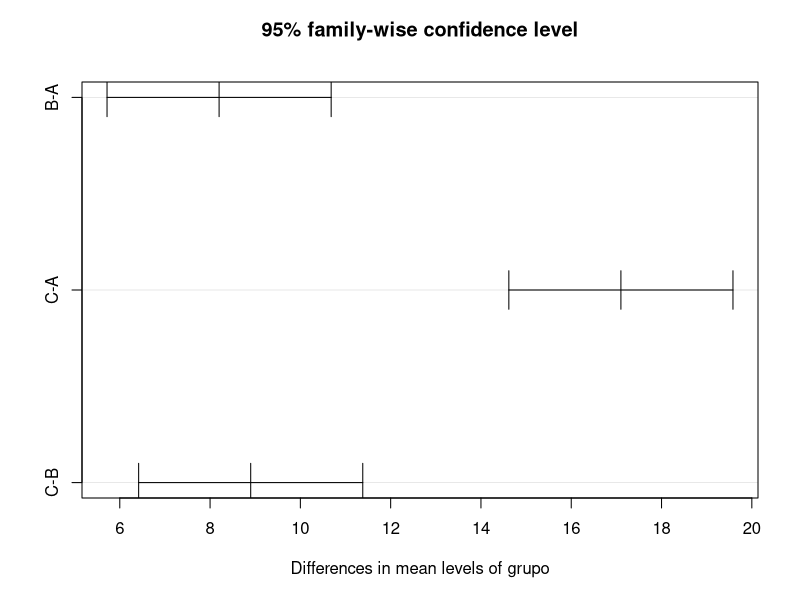
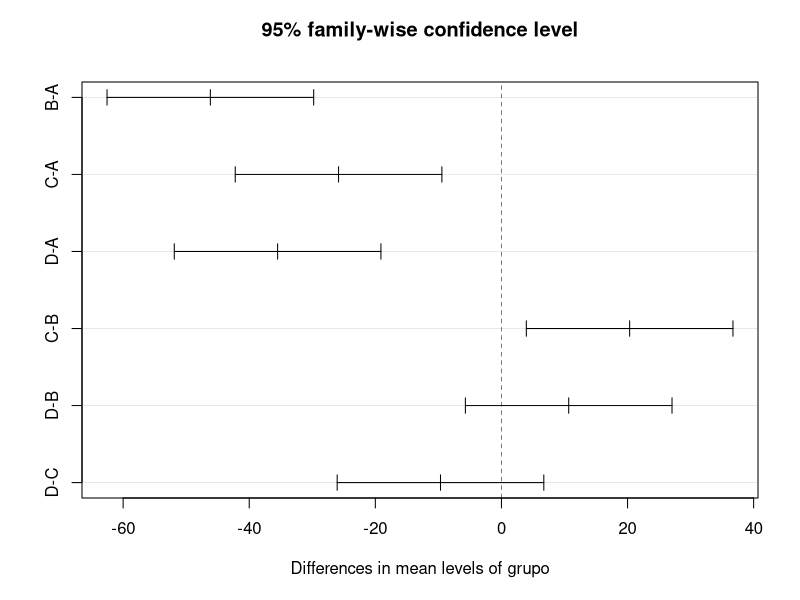

Write the R code that produced these figures, in order.
datos <- data.frame(grupo = rep(c("A","B","C"), each=10), 
                   peso=c(70, 75, 68, 71, 74, 72, 69, 73, 70, 72, 
                          77, 81, 83, 79, 82, 80, 76, 78, 81, 79,
                          90, 87, 85, 89, 92, 91, 86, 88, 90, 87))

modelo_anova <- aov(peso~grupo, data = datos)

summary(modelo_anova)

tukey <- TukeyHSD(modelo_anova)
tukey
plot(tukey)

datos2 <- data.frame(grupo =rep(c("A","B","C","D"), each=6),
                     peso=c(264, 260, 258, 241, 262, 255,
                            208, 220, 216, 200, 213, 206,
                            220, 263, 219, 225, 230, 228,
                            217, 226, 215, 227, 220, 222))

modelo_anova2 <- aov(peso~grupo, data = datos2)
summary(modelo_anova2)

tukey2 <- TukeyHSD(modelo_anova2)
tukey2
plot(tukey2)